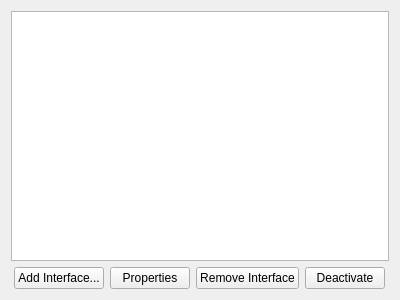
<?xml version="1.0" encoding="UTF-8"?>
<ui version="4.0">
 <class>HostNetworkTab</class>
 <widget class="QWidget" name="HostNetworkTab">
  <property name="geometry">
   <rect>
    <x>0</x>
    <y>0</y>
    <width>400</width>
    <height>300</height>
   </rect>
  </property>
  <property name="windowTitle">
   <string>Networking</string>
  </property>
  <layout class="QVBoxLayout" name="verticalLayout">
   <item>
    <widget class="QColumnView" name="columnView"/>
   </item>
   <item>
    <layout class="QHBoxLayout" name="horizontalLayout">
     <item>
      <spacer name="horizontalSpacer">
       <property name="orientation">
        <enum>Qt::Horizontal</enum>
       </property>
       <property name="sizeHint" stdset="0">
        <size>
         <width>40</width>
         <height>20</height>
        </size>
       </property>
      </spacer>
     </item>
     <item>
      <widget class="QPushButton" name="addInterfaceButton">
       <property name="text">
        <string>Add Interface...</string>
       </property>
      </widget>
     </item>
     <item>
      <widget class="QPushButton" name="propertiesInterfaceButton">
       <property name="text">
        <string>Properties</string>
       </property>
      </widget>
     </item>
     <item>
      <widget class="QPushButton" name="removeInterfaceButton">
       <property name="text">
        <string>Remove Interface</string>
       </property>
      </widget>
     </item>
     <item>
      <widget class="QPushButton" name="deactivateInterfaceButton">
       <property name="text">
        <string>Deactivate</string>
       </property>
      </widget>
     </item>
     <item>
      <spacer name="horizontalSpacer_2">
       <property name="orientation">
        <enum>Qt::Horizontal</enum>
       </property>
       <property name="sizeHint" stdset="0">
        <size>
         <width>40</width>
         <height>20</height>
        </size>
       </property>
      </spacer>
     </item>
    </layout>
   </item>
  </layout>
 </widget>
 <resources/>
 <connections/>
</ui>
